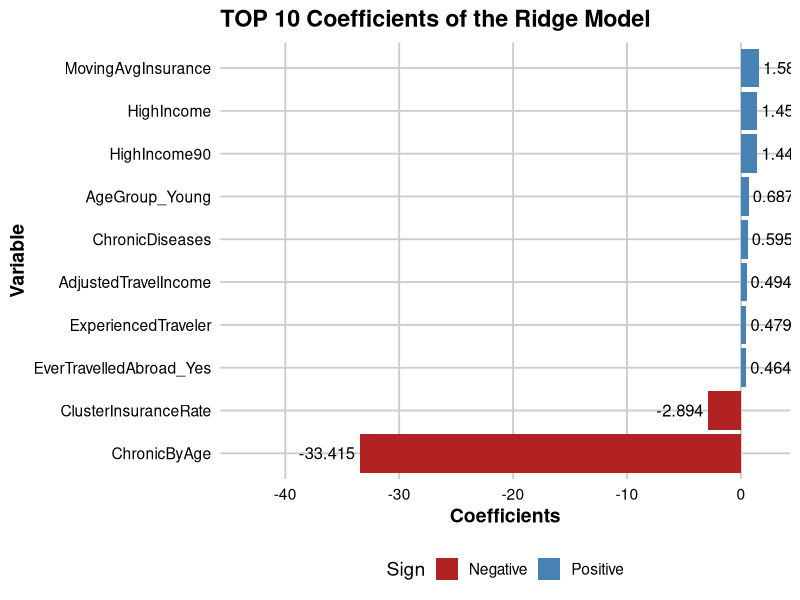
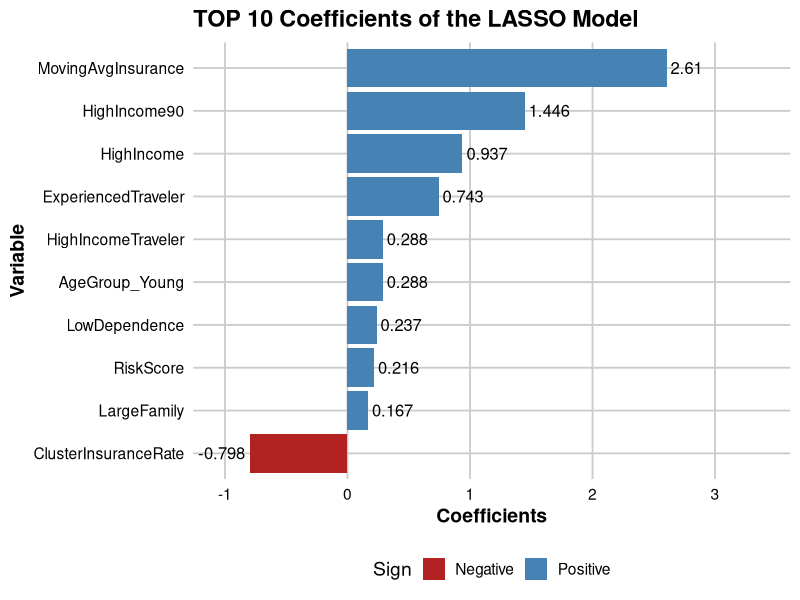
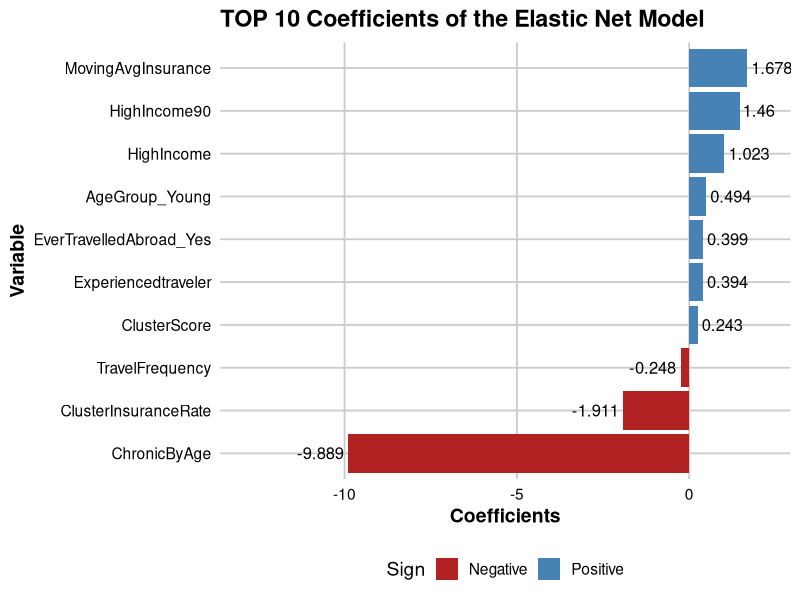

The R script that drew these images, in order: (Note: this script raises an error after producing the figures.)
#---------------------------------------------------
# Libraries
#---------------------------------------------------
library(ggplot2)
library(dplyr)

coef_df <- data.frame(
  Variable = c(
    "MovingAvgInsurance", 
    "HighIncome90", 
    "HighIncome", 
    "ChronicDiseases",
    "AgeGroup_Young", 
    "ExperiencedTraveler", 
    "EverTravelledAbroad_Yes",
    "AdjustedTravelIncome", 
    "ClusterInsuranceRate", 
    "ChronicByAge"
  ),
  Coef = c(
    1.588, 
    1.442, 
    1.452, 
    0.595, 
    0.687, 
    0.479, 
    0.464, 
    0.494, 
    -2.894, 
    -33.415
  )
)



#---------------------------------------------------
# Add classification and order
#---------------------------------------------------
coef_df$AbsCoef <- abs(coef_df$Coef)
coef_df$Sign <- ifelse(coef_df$Coef >= 0, "Positive", "Negative")
coef_df$Variable <- factor(coef_df$Variable, levels = coef_df$Variable[order(coef_df$Coef)])

#---------------------------------------------------
# Plot
#---------------------------------------------------
plot_ <- ggplot(coef_df, aes(x = Coef, y = Variable, fill = Sign)) +
  geom_col() +
  scale_fill_manual(values = c("Positive" = "steelblue", "Negative" = "firebrick")) +
  geom_text(aes(label = round(Coef, 3)), 
            hjust = ifelse(coef_df$Coef > 0, -0.1, 1.1), size = 4.2) +
  labs(
    title = "TOP 10 Coefficients of the Ridge Model",
    x = "Coefficients",
    y = "Variable",
    fill = "Sign"
  ) +
  theme_minimal(base_size = 14) +
  theme(
    plot.background = element_rect(fill = "white", color = NA),
    panel.background = element_rect(fill = "white", color = NA),
    panel.grid.major = element_line(color = "gray80"),
    panel.grid.minor = element_blank(),
    axis.text = element_text(color = "black"),
    axis.title = element_text(color = "black", face = "bold"),
    plot.title = element_text(face = "bold", color = "black"),
    legend.text = element_text(color = "black"),
    legend.title = element_text(color = "black"),
    legend.position = "bottom"
  ) +
  coord_cartesian(xlim = c(min(coef_df$Coef) * 1.3, max(coef_df$Coef) * 1.3))

# Salvar imagem final
ggsave("top_10_Ridge.png", plot = plot_, dpi = 800, width = 8.5, height = 6, units = "in")


#-------------------------------------------------------------------------------


coef_df <- data.frame(
  Variable = c(
    "MovingAvgInsurance", 
    "HighIncome90", 
    "HighIncome", 
    "ExperiencedTraveler", 
    "AgeGroup_Young", 
    "HighIncomeTraveler", 
    "LowDependence", 
    "RiskScore", 
    "LargeFamily", 
    "ClusterInsuranceRate"
  ),
  Coef = c(
    2.610, 
    1.446, 
    0.937, 
    0.743, 
    0.288, 
    0.288, 
    0.237, 
    0.216, 
    0.167, 
    -0.798
  )
)


#---------------------------------------------------
# Add classification and order
#---------------------------------------------------
coef_df$AbsCoef <- abs(coef_df$Coef)
coef_df$Sign <- ifelse(coef_df$Coef >= 0, "Positive", "Negative")
coef_df$Variable <- factor(coef_df$Variable, levels = coef_df$Variable[order(coef_df$Coef)])

#---------------------------------------------------
# Plot
#---------------------------------------------------
plot_ <- ggplot(coef_df, aes(x = Coef, y = Variable, fill = Sign)) +
  geom_col() +
  scale_fill_manual(values = c("Positive" = "steelblue", "Negative" = "firebrick")) +
  geom_text(aes(label = round(Coef, 3)), 
            hjust = ifelse(coef_df$Coef > 0, -0.1, 1.1), size = 4.2) +
  labs(
    title = "TOP 10 Coefficients of the LASSO Model",
    x = "Coefficients",
    y = "Variable",
    fill = "Sign"
  ) +
  theme_minimal(base_size = 14) +
  theme(
    plot.background = element_rect(fill = "white", color = NA),
    panel.background = element_rect(fill = "white", color = NA),
    panel.grid.major = element_line(color = "gray80"),
    panel.grid.minor = element_blank(),
    axis.text = element_text(color = "black"),
    axis.title = element_text(color = "black", face = "bold"),
    plot.title = element_text(face = "bold", color = "black"),
    legend.text = element_text(color = "black"),
    legend.title = element_text(color = "black"),
    legend.position = "bottom"
  ) +
  coord_cartesian(xlim = c(min(coef_df$Coef) * 1.3, max(coef_df$Coef) * 1.3))


# Salvar imagem final
ggsave("top_10_LASSO.png", plot = plot_, dpi = 800, width = 8.5, height = 6, units = "in")
#-------------------------------------------------------------------------------

coef_df <- data.frame(
  Variable = c(
    "MovingAvgInsurance", 
    "HighIncome90", 
    "HighIncome", 
    "AgeGroup_Young", 
    "EverTravelledAbroad_Yes", 
    "Experiencedtraveler",
    "ClusterScore",
    "TravelFrequency", 
    "ClusterInsuranceRate", 
    "ChronicByAge"
  ),
  Coef = c(
    1.678, 
    1.460, 
    1.023, 
    0.494, 
    0.399, 
    0.394, 
    0.243,
    -0.248,
    -1.911, 
    -9.889
  )
)

#---------------------------------------------------
# Add classification and order
#---------------------------------------------------
coef_df$AbsCoef <- abs(coef_df$Coef)
coef_df$Sign <- ifelse(coef_df$Coef >= 0, "Positive", "Negative")
coef_df$Variable <- factor(coef_df$Variable, levels = coef_df$Variable[order(coef_df$Coef)])

#---------------------------------------------------
# Plot
#---------------------------------------------------
plot_ <- ggplot(coef_df, aes(x = Coef, y = Variable, fill = Sign)) +
  geom_col() +
  scale_fill_manual(values = c("Positive" = "steelblue", "Negative" = "firebrick")) +
  geom_text(aes(label = round(Coef, 3)), 
            hjust = ifelse(coef_df$Coef > 0, -0.1, 1.1), size = 4.2) +
  labs(
    title = "TOP 10 Coefficients of the Elastic Net Model",
    x = "Coefficients",
    y = "Variable",
    fill = "Sign"
  ) +
  theme_minimal(base_size = 14) +
  theme(
    plot.background = element_rect(fill = "white", color = NA),
    panel.background = element_rect(fill = "white", color = NA),
    panel.grid.major = element_line(color = "gray80"),
    panel.grid.minor = element_blank(),
    axis.text = element_text(color = "black"),
    axis.title = element_text(color = "black", face = "bold"),
    plot.title = element_text(face = "bold", color = "black"),
    legend.text = element_text(color = "black"),
    legend.title = element_text(color = "black"),
    legend.position = "bottom"
  ) +
  coord_cartesian(xlim = c(min(coef_df$Coef) * 1.3, max(coef_df$Coef) * 1.3))


# Salvar imagem final
ggsave("top_10_ElasticNet.png", plot = plot_, dpi = 800, width = 8.5, height = 6, units = "in")


library(ggpubr)


# Combined
plot_Ridge <- plot_Ridge + labs(title = "(a) Ridge")
plot_LASSO <- plot_LASSO + labs(title = "(b) Lasso")
plot_EN    <- plot_EN + labs(title = "(c) Elastic Net")

top_10_combined <- ggarrange(
  plot_Ridge, plot_LASSO, plot_EN,
  ncol = 1, nrow = 3,
  align = "v",
  heights = c(1.1, 1.1, 1.1)
)

ggsave("top_10_combined_clean.png", plot = top_10_combined, 
       dpi = 600, width = 9, height = 14, units = "in")


